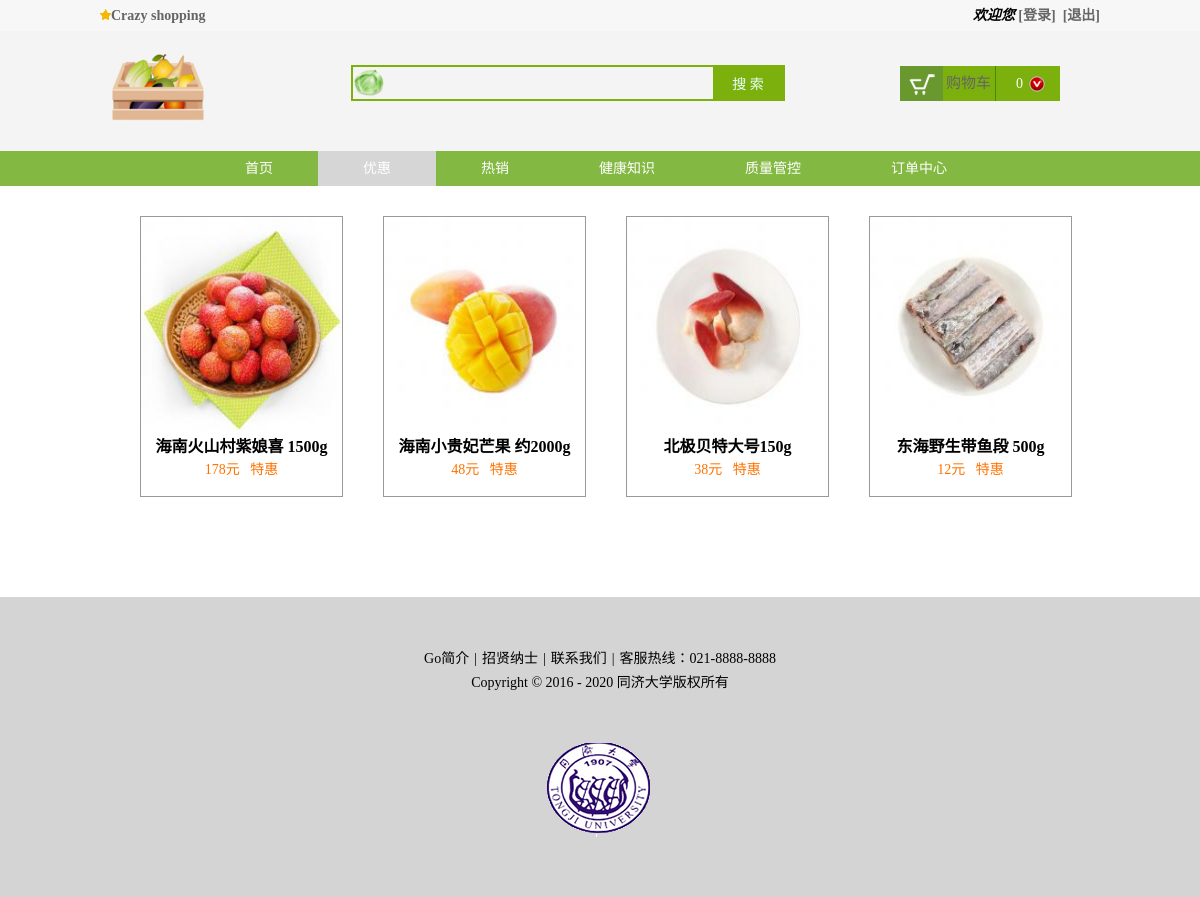
/GoShoppingWebsite/Index/discount.php, run on the app's committed database.
### tables this page shows
CREATE TABLE `go_product` (
  `id` int(11) NOT NULL AUTO_INCREMENT,
  `pName` varchar(30) NOT NULL,
  `cId` int(11) NOT NULL,
  `pIndex` varchar(30) NOT NULL,
  `pNum` int(11) NOT NULL,
  `mPrice` double NOT NULL,
  `iPrice` double NOT NULL,
  `pDescription` longtext NOT NULL,
  `pImg` varchar(255) NOT NULL,
  `pTime` int(11) NOT NULL,
  `isShow` int(11) NOT NULL DEFAULT '1',
  `isHot` int(11) NOT NULL DEFAULT '0',
  PRIMARY KEY (`id`),
  UNIQUE KEY `id_UNIQUE` (`id`)
);

CREATE TABLE `go_album` (
  `id` int(11) NOT NULL AUTO_INCREMENT,
  `Pid` int(11) NOT NULL,
  `albumPath` varchar(45) NOT NULL,
  PRIMARY KEY (`id`),
  UNIQUE KEY `id_UNIQUE` (`id`)
);

### GoShoppingWebsite/Index/lib.php (called while the page is built, shortened)
<?php
function getUserName(){
    $userName = null;
    return $userName;
}
function getCartNum($link)
{
    $userName = getUserName();
    if ($userName == null)
        $cartRows = 0;
    else {
        $sql = "select * from go_cart where userName = '{$userName}' and isCommit = 0";
        $cartRows = getResultNum($link, $sql);
    }
    return $cartRows;
}

### GoShoppingWebsite/core/pro.inc.php (called while the page is built, shortened)
<?php
function getAllProByDes($link){
	$sql="select p.id,p.pName,p.pIndex,p.pNum,p.mPrice,p.iPrice,p.pDescription,p.pTime,p.isShow,p.isHot,c.name,p.cId from go_product as p join go_cate c on p.cId=c.id where p.pNum>0 and p.pDescription like '%sale%'";
	$rows=fetchAll($link,$sql);
	return $rows;
}

### GoShoppingWebsite/lib/mysql.func.php (called while the page is built, shortened)
<?php
function fetchOne($link,$sql,$result_type=MYSQLI_ASSOC){
    $result = mysqli_query($link,$sql);
    $rows = mysqli_fetch_array($result,$result_type);
    return $rows;
}
function fetchAll($link,$sql,$result_type=MYSQLI_ASSOC){
    $rows = array();
    $result = mysqli_query($link,$sql);
    while($row=mysqli_fetch_array($result,$result_type)){
        $rows[]=$row;
    }
    return $rows;
}

### GoShoppingWebsite/core/album.inc.php (called while the page is built, shortened)
<?php
function getProImgById($link,$id){
	$sql="select albumPath from go_album where Pid={$id} ";
	$rows=fetchOne($link,$sql);
	return $rows;
}

### GoShoppingWebsite/Index/discount.php (the view, shortened to what this page needs)
<?php
$link = connect();
$cartRows = getCartNum($link);
?>
<!doctype html>
<html>
<head>
    <link href="style/reset.css" rel="stylesheet" type="text/css">
    <link href="style/main.css" rel="stylesheet" type="text/css">
</head>
<body>
<div class="headerBar">
    <div class="topBar">
        <div class="comWidth">
            <div class="leftArea">
                <B> <a href="index.php" class="collection"><img src="images/icon/collection.png">Crazy shopping</a></B>
            </div>
            <div class="rightArea">
                <B><em>欢迎您
                    </em></B>
                <B>
                    <?php
                    if(!(isset($_SESSION['userName'])||isset($_COOKIE['userName']))):
                        ?>
                        <a href="login.php">[登录]</a>
                        <?php
                    endif
                    ?>
                    &nbsp;<a href="doUserAction.php?act=logout">[退出]</a></B>
            </div>
        </div>
    </div>
    <div class="logoBar">
        <div class="comWidth">
            <div class="logo fl">
                <a href="index.php"><img src="images/icon/Fruits_Vegetable.png" alt="有机食品销售"></a>
            </div>
            <div class="search_box fl">
                <span class="search_glass fl" > </span>
                <form action="product.php" method="post">
                    <input type="text" name="product_name" class="search_text fl">
                    <input type="submit" value="搜 索" class="search_btn fr">
                </form>
            </div>
            <div class="shopCar fr">
                <span class="shopText fl"><a href="listCart.php">购物车</a></span>
                <span class="shopNum fl"><?php echo $cartRows; ?></span>
            </div>
        </div>
    </div>
    <div class="navBox">
        <div class="comWidth"  style="width:800px;">
            <ul class="nav fl">
                <li><a href="index.php">首页</a></li>
                <li><a href="discount.php" class="active">优惠</a></li>
                <li><a href="hot.php">热销</a></li>
                <li><a href="#">健康知识</a></li>
                <li><a href="#">质量管控</a></li>
                <li><a href="listOrder.php">订单中心</a></li>
            </ul>
        </div>
    </div>
</div>
<div class="shopList comWidth clearfix">
    <div class="leftArea2" style="width:1000px;overflow:visible;height:auto;border:none;">
        <div class="shopList_top clearfix">
            <?php
            $pros = getAllProByDes($link);
            if(($pros&&is_array($pros))):
                foreach($pros as $pro):
                    $proImg = getProImgById($link,$pro["id"]);
                    ?>
                    <div class="shop_item" style="margin-left: 40px;margin-top:15px;border:#999 solid 1px;">
                        <div class="shop_img">
                            <a href="goodsDetail.php?id=<?php echo $pro['id'];?>"><img height="200" width="187" src="../image_220/<?php echo $proImg["albumPath"]?>" alt=""></a>
                        </div>
                        <h3><?php echo $pro['pName'];?></h3>
                        <p><?php echo $pro['iPrice'];?>元&nbsp;&nbsp;&nbsp;特惠</p>
                    </div>
                    <?php
                        endforeach;
                        endif;
                    ?>
        </div>
    </div>
</div>
<div class="footer" style="margin-top:100px;">
    <p><a href="#">Go简介</a><i>|</i><a href="#">招贤纳士</a><i>|</i><a href="#">联系我们</a><i>|</i>客服热线：021-8888-8888</p>
    <p>Copyright &copy; 2016 - 2020 同济大学版权所有</p>
    <p class="weblogo">
        <br/> <br/>
        <a href="#"><img src="images/banner/weblogo.png" alt="logo"></a>&nbsp;
    </p>
</div>
</body>
</html>

### GoShoppingWebsite/Index/style/main.css (style rules this page uses)
.comWidth { width: 1000px; margin-left: auto; margin-right: auto; }
.leftArea { float:left; }
.rightArea { float:right; }
.leftArea2 { float:left; }
.topBar { height: 35px; background-color: #DBE1E6; line-height: 31px; font-family: "LiSu"; }
.logoBar { height:120px; background-color:#F4F4F4; }
.logo { padding-left: 10px; padding-top: 8px; }
.search_box { width: 430px; margin-top:34px; margin-left:145px; border: 2px solid #7BB00D; }
.search_glass { width: 40px;height: 32px;background: url(../images/icon/Cabbage.png) 0px center no-repeat; }
.search_text { width: 300px; height: 32px; padding: 0 1px; }
.search_btn { width: 70px;height: 32px; font-size: 14px; font-family: "Microsoft YaHei","微软雅黑"; background-color: #7BB00D;color:#EAFFFF; }
.shopCar { width: 160px;height: 35px;background-color: #7BB00D; margin-top: 35px; margin-right: 40px; }
.shopText { font-size: 15px;font-family: "Microsoft YaHei","微软雅黑";line-height: 35px; color: #FFF; height:100%;width: 94px;border-right:#7BB00D solid 1px; background: url(../images/icon/shopCar.png) 0px center no-repeat; text-indent: 46px; }
.shopNum { width: 27px;height: 35px;border-left: #458B00 solid 1px; font: 14px/35px "Microsoft YaHei","微软雅黑";color: #FFF; background: url(../images/icon/xiala.png) 33px center no-repeat; text-align: right;padding-right: 29px; }
.navBox { height: 35px;background-color:#83B842; color: #FFF; }
.nav,.shopClass { font-family: "Microsoft YaHei","微软雅黑"; }
.nav { line-height: 35px; }
.nav li { float: left; }
.nav a { height: 35px;display: inline-block;padding:0 45px 0 45px; color:#FFF; }
.nav .active { background-color: #D6D6D6; }
.shopList { margin-top: 15px; }
.shopList .leftArea2 { width: 806px;border:#999 solid 1px; border-bottom: #FF7201 solid 3px; height: 396px;overflow: hidden; }
.shopList_top, .shopList_sm { margin-right:-4px; }
.shop_item { width: 201px;border-right:#999 solid 1px;height: 279px;border-bottom:#999 solid 1px; text-align: center;font-family:"Microsoft YaHei","微软雅黑";float: left; }
.shop_item h3 { font-size: 16px; }
.shop_item p { font-size: 14px;color: #FF7300;line-height: 21px; }
.shop_img { height: 218px; }
.shop_img img { width: 100%;height: 218px;display: block; }
.topBar { height:31px; background-color:#F7F7F7; line-height:31px; }
.footer { margin-top: 1200px;height: 200px; text-align: center;background-color: #D4D4D4;line-height: 24px; padding: 50px 0; }
.footer i { font-style: normal;margin: 0 5px; }
.footer a { color: #000; }

### data on the page
go_product: go_album.albumPath (picture), pName "海南火山村紫娘喜 1500g", iPrice "178"
go_product: go_album.albumPath (picture), pName "海南小贵妃芒果 约2000g", iPrice "48"
go_product: go_album.albumPath (picture), pName "北极贝特大号150g", iPrice "38"
go_product: go_album.albumPath (picture), pName "东海野生带鱼段 500g", iPrice "12"

### other printed values
$cartRows "0"
